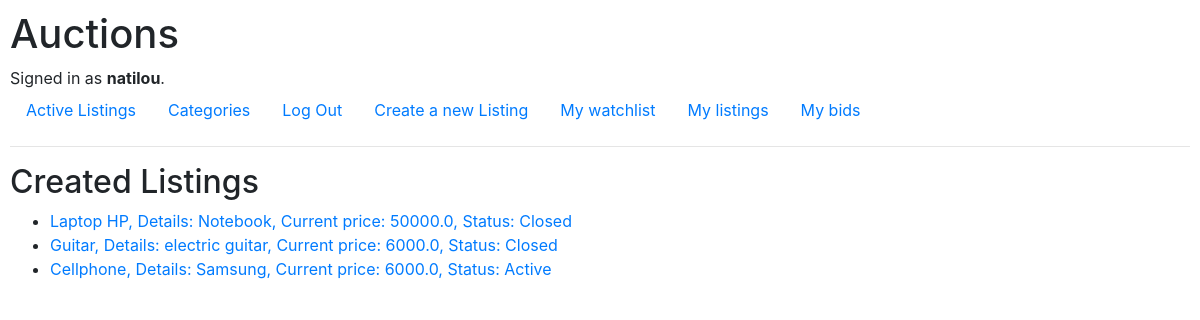
/mylistings (signed in), run on an earlier commit of the app's database.
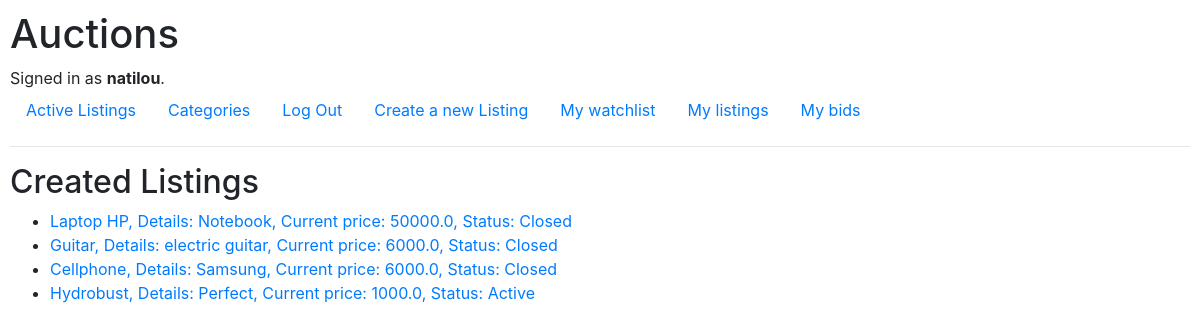
And on a later commit of the database.
### auctions/models.py (models this page shows, shortened)
class User(AbstractUser):
    pass

class Listing(models.Model):
    title = models.CharField(max_length=64)
    description = models.TextField(max_length=300)
    starting_price = models.FloatField()
    currency = models.CharField(max_length=4)
    image_url = models.URLField(null=True, blank=True)
    is_active = models.BooleanField(default=True)
    category = models.ForeignKey(Category, on_delete=models.CASCADE, related_name="listings")
    user = models.ForeignKey(User, on_delete=models.CASCADE, related_name="listings")
    @property
    def status_label(self):
        if not self.is_active:
            return "Closed"
        return "Active"
    @property
    def current_price(self):
        max_amount = Bid.objects.filter(listing=self).aggregate(Max("amount")).get('amount__max')
        if max_amount:
            return max_amount
        return self.starting_price

### auctions/views.py (the view)
# urls.py: path("mylistings", views.show_my_listings, name="show_my_listings"),
@login_required
def show_my_listings(request):
    return render(request, "auctions/my_listings.html", {
        "my_listings": Listing.objects.filter(user=request.user)
    })

### auctions/templates/auctions/my_listings.html (shortened to what this page needs)
{% extends "auctions/layout.html" %}
{% block body %}
    <h2>Created Listings</h2>
    {% if user.is_authenticated %}
    <ul>
        {% for listing in my_listings %}
        <li>
            <a href="{% url 'listing' listing.id %}"> {{listing.title}}, Details: {{listing.description}}, Current price: {{ listing.current_price }}, Status: {{ listing.status_label }}</a>
        </li>
        {% endfor %}
    </ul>
    {% endif %}
{% endblock %}

### auctions/templates/auctions/layout.html (shortened to what this page needs)
{% load static %}
<!DOCTYPE html>
<html lang="en">
    <head>
        <link rel="stylesheet" href="https://stackpath.bootstrapcdn.com/bootstrap/4.4.1/css/bootstrap.min.css">
        <link href="{% static 'auctions/styles.css' %}" rel="stylesheet">
    </head>
    <body>
        <h1>Auctions</h1>
        <div>
            {% if user.is_authenticated %}
                Signed in as <strong>{{ user.username }}</strong>.
            {% else %}
                Not signed in.
            {% endif %}
        </div>
        <ul class="nav">
            <li class="nav-item">
                <a class="nav-link" href="{% url 'index' %}">Active Listings</a>
            </li>
            <li class="nav-item">
                <a class="nav-link" href="{% url 'show_categories' %}">Categories</a>
            </li>
            {% if user.is_authenticated %}
                <li class="nav-item">
                    <a class="nav-link" href="{% url 'logout' %}">Log Out</a>
                </li>
                <li class="nav-item">
                    <a class="nav-link" href="{% url 'new' %}">Create a new Listing</a>
                </li>
                <li class="nav-item">
                    <a class="nav-link" href="{% url 'show_watchlist' %}">My watchlist</a>
                </li>
                <li class="nav-item">
                    <a class="nav-link" href="{% url 'show_my_listings' %}">My listings</a>
                </li>
                <li class="nav-item">
                    <a class="nav-link" href="{% url 'show_my_bids' %}">My bids</a>
                </li>
            {% endif %}
        </ul>
        <hr>
        {% block body %}
        {% endblock %}
    </body>
</html>

### auctions/static/auctions/styles.css (style rules this page uses)
body { padding: 10px; }

What changed in the data, as far as the page shows it:
changed Listing "Cellphone": status_label "Active" → "Closed"
added Listing: title "Hydrobust", description "Perfect", current_price "1000.0", status_label "Active"
